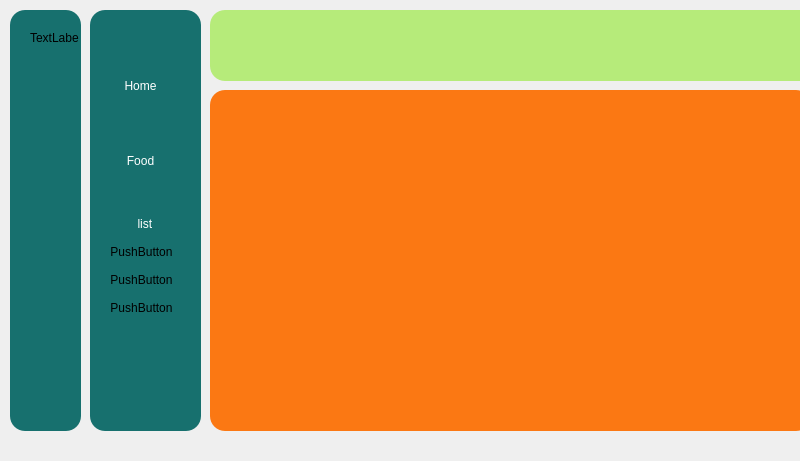
<?xml version="1.0" encoding="UTF-8"?>
<ui version="4.0">
 <class>MainWindow</class>
 <widget class="QMainWindow" name="MainWindow">
  <property name="geometry">
   <rect>
    <x>0</x>
    <y>0</y>
    <width>800</width>
    <height>461</height>
   </rect>
  </property>
  <property name="windowTitle">
   <string>MainWindow</string>
  </property>
  <widget class="QWidget" name="centralwidget">
   <widget class="QWidget" name="widget" native="true">
    <property name="geometry">
     <rect>
      <x>10</x>
      <y>10</y>
      <width>71</width>
      <height>421</height>
     </rect>
    </property>
    <property name="styleSheet">
     <string notr="true">background-color: rgb(23, 112, 110);
border-radius: 15px</string>
    </property>
    <widget class="QLabel" name="label_2">
     <property name="geometry">
      <rect>
       <x>20</x>
       <y>20</y>
       <width>49</width>
       <height>16</height>
      </rect>
     </property>
     <property name="text">
      <string>TextLabel</string>
     </property>
    </widget>
    <widget class="QPushButton" name="pushButton">
     <property name="geometry">
      <rect>
       <x>10</x>
       <y>50</y>
       <width>51</width>
       <height>51</height>
      </rect>
     </property>
     <property name="text">
      <string/>
     </property>
     <property name="icon">
      <iconset>
       <normaloff>../img/52.png</normaloff>../img/52.png</iconset>
     </property>
     <property name="iconSize">
      <size>
       <width>54</width>
       <height>64</height>
      </size>
     </property>
    </widget>
    <widget class="QPushButton" name="pushButton_2">
     <property name="geometry">
      <rect>
       <x>10</x>
       <y>120</y>
       <width>51</width>
       <height>61</height>
      </rect>
     </property>
     <property name="text">
      <string/>
     </property>
     <property name="icon">
      <iconset>
       <normaloff>../img/53.png</normaloff>../img/53.png</iconset>
     </property>
     <property name="iconSize">
      <size>
       <width>54</width>
       <height>64</height>
      </size>
     </property>
    </widget>
    <widget class="QPushButton" name="pushButton_7">
     <property name="geometry">
      <rect>
       <x>0</x>
       <y>190</y>
       <width>71</width>
       <height>61</height>
      </rect>
     </property>
     <property name="text">
      <string/>
     </property>
     <property name="icon">
      <iconset>
       <normaloff>../img/55.png</normaloff>../img/55.png</iconset>
     </property>
     <property name="iconSize">
      <size>
       <width>54</width>
       <height>64</height>
      </size>
     </property>
    </widget>
   </widget>
   <widget class="QWidget" name="widget_2" native="true">
    <property name="geometry">
     <rect>
      <x>90</x>
      <y>10</y>
      <width>111</width>
      <height>421</height>
     </rect>
    </property>
    <property name="styleSheet">
     <string notr="true">border-radius: 15px;
background-color: rgb(23, 112, 110)</string>
    </property>
    <widget class="QPushButton" name="pushButton_3">
     <property name="geometry">
      <rect>
       <x>0</x>
       <y>50</y>
       <width>101</width>
       <height>51</height>
      </rect>
     </property>
     <property name="styleSheet">
      <string notr="true">color:white;
font: 900 12pt &quot;Segoe UI&quot;;</string>
     </property>
     <property name="text">
      <string>Home</string>
     </property>
     <property name="icon">
      <iconset>
       <normaloff>../img/52.png</normaloff>../img/52.png</iconset>
     </property>
     <property name="iconSize">
      <size>
       <width>45</width>
       <height>54</height>
      </size>
     </property>
    </widget>
    <widget class="QPushButton" name="pushButton_4">
     <property name="geometry">
      <rect>
       <x>0</x>
       <y>120</y>
       <width>101</width>
       <height>61</height>
      </rect>
     </property>
     <property name="styleSheet">
      <string notr="true">color:white;
font: 900 12pt &quot;Segoe UI&quot;;</string>
     </property>
     <property name="text">
      <string>Food</string>
     </property>
     <property name="icon">
      <iconset>
       <normaloff>../img/53.png</normaloff>../img/53.png</iconset>
     </property>
     <property name="iconSize">
      <size>
       <width>45</width>
       <height>64</height>
      </size>
     </property>
    </widget>
    <widget class="QFrame" name="frame_2">
     <property name="geometry">
      <rect>
       <x>0</x>
       <y>250</y>
       <width>121</width>
       <height>151</height>
      </rect>
     </property>
     <property name="frameShape">
      <enum>QFrame::Shape::StyledPanel</enum>
     </property>
     <property name="frameShadow">
      <enum>QFrame::Shadow::Raised</enum>
     </property>
     <layout class="QVBoxLayout" name="verticalLayout_2"/>
    </widget>
    <widget class="QFrame" name="frame">
     <property name="geometry">
      <rect>
       <x>0</x>
       <y>190</y>
       <width>103</width>
       <height>133</height>
      </rect>
     </property>
     <property name="frameShape">
      <enum>QFrame::Shape::StyledPanel</enum>
     </property>
     <property name="frameShadow">
      <enum>QFrame::Shadow::Raised</enum>
     </property>
     <layout class="QVBoxLayout" name="verticalLayout">
      <item>
       <widget class="QPushButton" name="pushButton_9">
        <property name="styleSheet">
         <string notr="true">color:white;
font: 900 12pt &quot;Segoe UI&quot;;</string>
        </property>
        <property name="text">
         <string>  list</string>
        </property>
        <property name="icon">
         <iconset>
          <normaloff>../img/55.png</normaloff>../img/55.png</iconset>
        </property>
        <property name="iconSize">
         <size>
          <width>45</width>
          <height>64</height>
         </size>
        </property>
        <property name="checkable">
         <bool>true</bool>
        </property>
        <property name="checked">
         <bool>true</bool>
        </property>
       </widget>
      </item>
      <item>
       <widget class="QPushButton" name="pushButton_10">
        <property name="text">
         <string>PushButton</string>
        </property>
       </widget>
      </item>
      <item>
       <widget class="QPushButton" name="pushButton_11">
        <property name="text">
         <string>PushButton</string>
        </property>
       </widget>
      </item>
      <item>
       <widget class="QPushButton" name="pushButton_12">
        <property name="text">
         <string>PushButton</string>
        </property>
       </widget>
      </item>
     </layout>
    </widget>
   </widget>
   <widget class="QWidget" name="widget_4" native="true">
    <property name="geometry">
     <rect>
      <x>210</x>
      <y>90</y>
      <width>601</width>
      <height>341</height>
     </rect>
    </property>
    <property name="styleSheet">
     <string notr="true">border-radius: 15px;
background-color: rgb(251, 120, 19);
</string>
    </property>
   </widget>
   <widget class="QWidget" name="widget_3" native="true">
    <property name="geometry">
     <rect>
      <x>210</x>
      <y>10</y>
      <width>621</width>
      <height>71</height>
     </rect>
    </property>
    <property name="styleSheet">
     <string notr="true">background-color:rgb(182, 235, 122);
border-radius: 15px</string>
    </property>
   </widget>
  </widget>
 </widget>
 <resources/>
 <connections>
  <connection>
   <sender>pushButton_9</sender>
   <signal>toggled(bool)</signal>
   <receiver>frame_2</receiver>
   <slot>setHidden(bool)</slot>
   <hints>
    <hint type="sourcelabel">
     <x>169</x>
     <y>235</y>
    </hint>
    <hint type="destinationlabel">
     <x>185</x>
     <y>378</y>
    </hint>
   </hints>
  </connection>
 </connections>
</ui>
